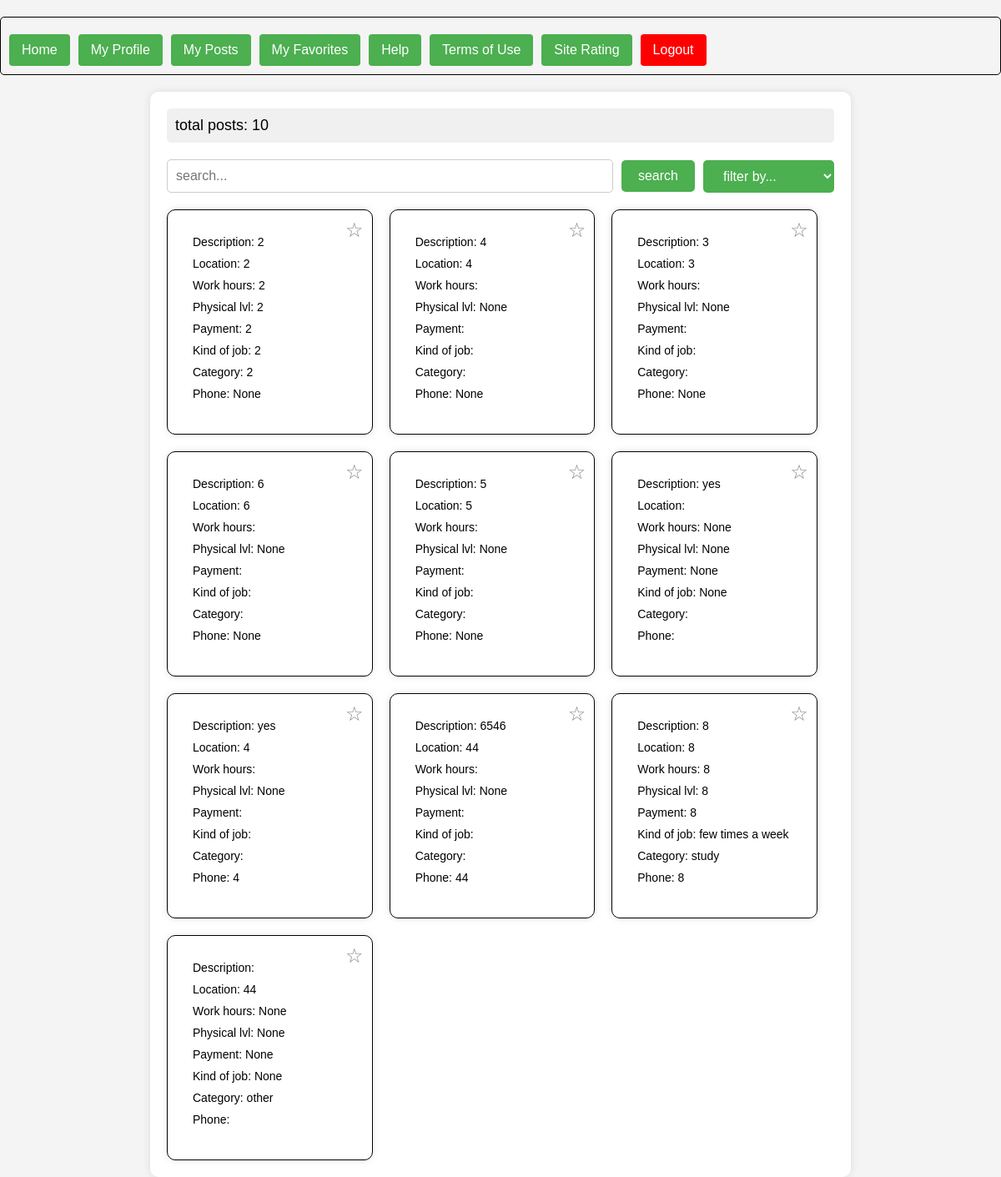
Page /homepage/ on the committed database.
### posts/models.py (models this page shows)
class Post(models.Model):
    description = models.TextField(null=True, blank=True)
    location = models.TextField(null=True, blank=True)
    payment = models.TextField(null=True, blank=True)
    work_hours = models.TextField(null=True, blank=True)
    phys_lvl = models.IntegerField(null=True, blank=True)
    kind_of_job = models.TextField(null=True, blank=True)
    category = models.TextField(null=True, blank=True)
    phone = models.TextField(null=True, blank=True)

### project/views.py (the view)
# urls.py: path('homepage/', views.homepage, name='homepage'),
def homepage(request):
    posts = Post.objects.all()
    global_user_id = request.session.get('global_user_id')
    if global_user_id:
        user = User.objects.get(id=global_user_id)
        favorites = [int(fav) for fav in user.favorites]
    else:
        favorites = []  # Initialize favorites as an empty list if user is not logged in
    context = {'posts': posts, 'favorites': favorites}
    return render(request, 'homepage.html', context)

### templates/homepage.html (shortened to what this page needs)
<!DOCTYPE html>
<html lang="en">
<head>
</head>
<body>
{% extends 'toolbar.html' %}
{% block content %}
<div class="content">
    <div class="total-posts">total posts:  {{ posts|length }}</div>
    <div class="search-filter">
        <input type="text" class="search-input" placeholder="search...">
        <button class="search-button">search</button>
        <select class="filter-select">
            <option value="">filter by...</option>
        </select>
    </div>
    <div class="posts">
        {% if posts %}
        {% for post in posts %}
        <div class="post" data-description="{{ post.description }}" data-location="{{ post.location }}" data-work-hours="{{ post.work_hours }}" data-phys-lvl="{{ post.phys_lvl }}" data-kind-of-job="{{ post.kind_of_job }}" data-category="{{ post.category }}" data-phone="{{ post.phone }}" data-payment="{{ post.payment }}">
            <div class="post-content">
                <div class="post-info">Description: {{ post.description }}</div>
                <div class="post-info">Location: {{ post.location }}</div>
                <div class="post-info">Work hours: {{ post.work_hours }}</div>
                <div class="post-info">Physical lvl: {{ post.phys_lvl }}</div>
                <div class="post-info">Payment: {{ post.payment }}</div>
                <div class="post-info">Kind of job: {{ post.kind_of_job }}</div>
                <div class="post-info">Category: {{ post.category }}</div>
                <div class="post-info">Phone: {{ post.phone }}</div>
                <div class="favorites-button {% if post.id|add:0 in favorites %}active {% endif %}" data-post-id="{{ post.id }}">☆</div>
            </div>
        </div>
        {% endfor %}
        {% else %}
        <p class="no-posts-message" style="display: none;">No posts fit your request.</p>
        {% endif %}
    </div>
</div>
</body>
</html>
{% endblock %}

### templates/homepage.html (style rules this page uses)
body { font-family: Arial, sans-serif; margin: 0; padding: 0; background-color: #f8f8f8; }
.content { max-width: 800px; margin: 0 auto; padding: 20px; background-color: #fff; border-radius: 10px; box-shadow: 0 0 10px rgba(0, 0, 0, 0.1); }
.total-posts { font-size: 18px; padding: 10px; margin-bottom: 20px; background-color: #f0f0f0; border-radius: 5px; }
.search-filter { display: flex; align-items: center; margin-bottom: 20px; }
.search-input { flex: 1; padding: 10px; font-size: 16px; border: 1px solid #ccc; border-radius: 5px; }
.filter-select, .search-button { padding: 10px 20px; font-size: 16px; margin-left: 10px; background-color: #4caf50; color: #fff; border: none; border-radius: 5px; cursor: pointer; }
.posts { display: flex; flex-wrap: wrap; gap: 20px; }
.post { background-color: #fff; border: 1px solid #ddd; border-radius: 10px; overflow: hidden; box-shadow: 0 0 10px rgba(0, 0, 0, 0.1); transition: transform 0.3s ease-in-out; width: calc(50% - 20px); }
.post-content { padding: 20px; }
.post-info { margin-bottom: 10px; }
.favorites-button { position: absolute; top: 10px; right: 10px; cursor: pointer; font-size: 24px; color: #888; }

### templates/toolbar.html (style rules this page uses)
body { font-family: Arial, sans-serif; margin: 0; padding: 0; box-sizing: border-box; background-color: #f4f4f4; }
.posts { display: flex; flex-wrap: wrap; gap: 20px; }
.post { width: calc(33.33% - 20px); border: 1px solid black; padding: 10px; box-sizing: border-box; position: relative; }
.post-content { font-size: 14px; }
.favorites-button { position: absolute; top: 10px; right: 10px; cursor: pointer; }

### rows in the picture
Post: description "2", location "2", work_hours "2", phys_lvl "2", payment "2", kind_of_job "2", category "2", phone "None"
Post: description "4", location "4", phys_lvl "None", phone "None"
Post: description "3", location "3", phys_lvl "None", phone "None"
Post: description "6", location "6", phys_lvl "None", phone "None"
Post: description "5", location "5", phys_lvl "None", phone "None"
Post: description "yes", work_hours "None", phys_lvl "None", payment "None", kind_of_job "None"
Post: description "yes", location "4", phys_lvl "None", phone "4"
Post: description "6546", location "44", phys_lvl "None", phone "44"
Post: description "8", location "8", work_hours "8", phys_lvl "8", payment "8", kind_of_job "few times a week", category "study", phone "8"
Post: location "44", work_hours "None", phys_lvl "None", payment "None", kind_of_job "None", category "other"

### other values in the picture
{{ posts|length }} "10"
